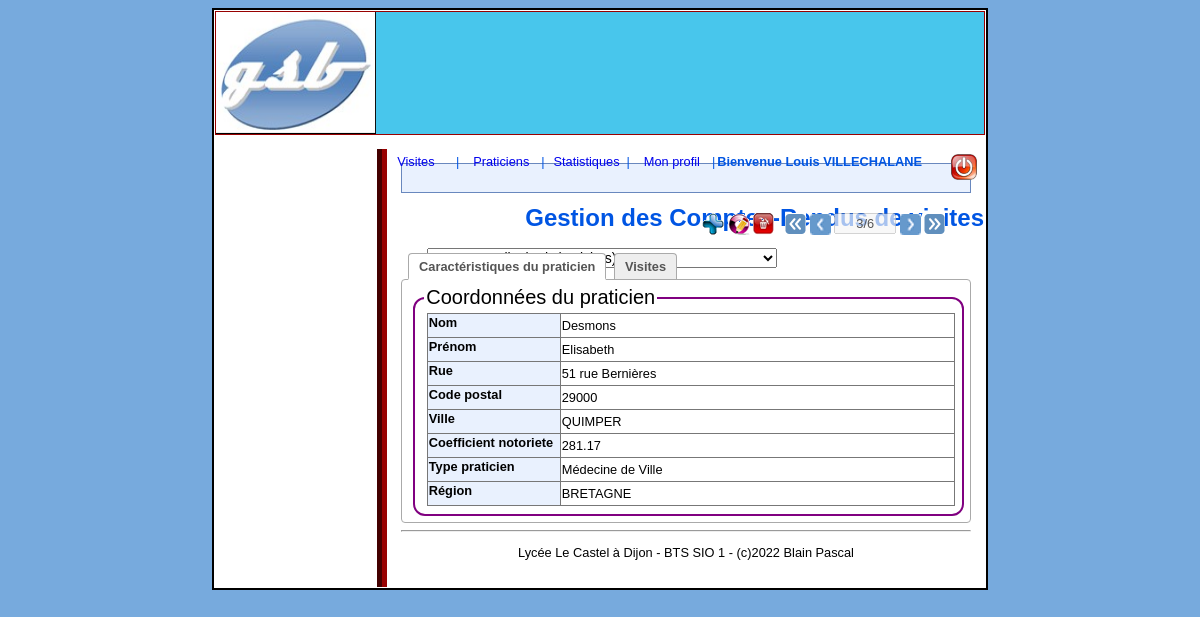
Page /index.php?choixTraitement=praticien&action=voir&lstPraticiens=22 (signed in) on the committed database.
### tables this page shows
CREATE TABLE `praticien` (
  `pNum` int NOT NULL,
  `pNom` varchar(25) DEFAULT NULL,
  `pPrenom` varchar(30) DEFAULT NULL,
  `pRue` varchar(50) DEFAULT NULL,
  `pCP` varchar(5) DEFAULT NULL,
  `pVille` varchar(32) DEFAULT NULL,
  `pCoefNotoriete` float DEFAULT NULL,
  `tCode` varchar(2) NOT NULL,
  `region` smallint DEFAULT NULL,
  PRIMARY KEY (`pNum`),
  KEY `tCode` (`tCode`),
  CONSTRAINT `praticien_ibfk_1` FOREIGN KEY (`tCode`) REFERENCES `type_praticien` (`tCode`) ON UPDATE CASCADE
);

CREATE TABLE `type_praticien` (
  `tCode` varchar(2) NOT NULL,
  `tLibelle` varchar(31) DEFAULT NULL,
  `tLieu` varchar(31) DEFAULT NULL,
  PRIMARY KEY (`tCode`)
);

CREATE TABLE `parametre` (
  `pType` varchar(7) NOT NULL,
  `pIndice` smallint NOT NULL,
  `pLibelle` varchar(110) DEFAULT NULL,
  `pCategorie` varchar(1) DEFAULT NULL,
  `pPlancher` smallint DEFAULT NULL,
  `pPlafond` smallint DEFAULT NULL,
  PRIMARY KEY (`pType`,`pIndice`),
  CONSTRAINT `parametre_ibfk_1` FOREIGN KEY (`pType`) REFERENCES `typeParametre` (`tlId`)
);

### modele/classPDO.php (called while the page is built, shortened)
<?php
class PdoBD
{
	private static $serveur='mysql:host=localhost:3306';
	private static $bdd='dbname=gsb';
	private static $user='root';
	private static $mdp='';
	private static $monPdo;
	private static $monPdoBD=null;
	private function __construct()
	{
		PdoBD::$monPdo = new PDO(PdoBD::$serveur.';'.PdoBD::$bdd, PdoBD::$user, PdoBD::$mdp);
		PdoBD::$monPdo->query("SET CHARACTER SET utf8");
	}
	public  static function getPdoBD()
	{
		if(PdoBD::$monPdoBD==null)	{PdoBD::$monPdoBD= new PdoBD();}
		return PdoBD::$monPdoBD;
	}
	public function getLesPraticiens($region)
	{
		$req = "SELECT distinct p.pNum,pNom,pPrenom,region,count(vNum) as nbVisites
					FROM praticien p LEFT JOIN visite v ON (p.pNum=v.pNum";
		($_SESSION['region']==0)?$req.=") group by pNom,pPrenom,p.pNum,region;":$req.=" and uId='".$_SESSION['idUtilisateur']."') WHERE region = $region group by pNom,pPrenom,p.pNum,region;";
		$rs = PdoBD::$monPdo->query($req);
		$lesLignes = $rs->fetchAll();
		return $lesLignes;
	}
	public function getInfosPraticien($idfP)
	{
		$req = "SELECT pNum,pNom,pPrenom,pRue,pCP,pVille,pCoefNotoriete,p.tCode,tp.tLibelle as wTypeLibelle,p.region,r.plibelle as wRegion
					FROM praticien p
					INNER JOIN type_praticien tp ON tp.tCode = p.tCode
					INNER JOIN parametre r ON (r.pType='region' AND r.pIndice=p.region)
					WHERE pNum='$idfP'
					";
		$rs = PdoBD::$monPdo->query($req);
		$ligne = $rs->fetch();
		return $ligne;
	}
}
?>

### vues/v_choixPraticien.php (the view, shortened to what this page needs)
<?php
	$nbL=count($lesLignes);
	echo '
	<form name="choixP" action="index.php?choixTraitement=praticien&action=voir" method="post">
	<h2>'.$titre; ?>
	        <select name="lstPraticiens" STYLE="width:350px;" onchange="submit();">
	            <?php
				$noL=1;
	            if (!isset($_REQUEST['lstPraticiens'])) {$choix = 'premier';} else {$choix =$_REQUEST['lstPraticiens'];}
	            $i=1;
	            foreach ($lesLignes as $uneLigne)
				{
					if($uneLigne['pNum'] == $choix or $choix == 'premier')
						{echo "<option selected value=\"".$uneLigne['pNum']."\">".$uneLigne['pNom']." ".$uneLigne['pPrenom']." (".$uneLigne['nbVisites']." visites)</option>\n	";
						$choix = $uneLigne['pNum'];
						$noL=$i;
						}
					else
						{echo "<option value=\"".$uneLigne['pNum']."\">".$uneLigne['pNom']." ".$uneLigne['pPrenom']." (".$uneLigne['nbVisites']." visites)</option>\n		";
						$i=$i+1;}
				}
			    echo '
	        </select>
			</h2>'
?>
	        <div id='navigation'>
		        <input type="image"		id="zNouveau" 	title="Ajouter" 	src="images/ajout.gif" 		onclick="faire('choixP', 'ajouter')">
                <input type="image"		id="zModif" 	title="Modifier" 	src="images/modif.gif" 		onclick="faire('choixP', 'modifier')">
                <input type="image"		id="zSupprime" 	title="Supprimer"	src="images/supprimer.gif" 	onclick="faire('choixP', 'supprimer')">&nbsp;&nbsp;
                <input type="image"		id="zPremier" 	title="premier" 	src="images/goPremier.gif" 	onclick="premier('choixP','lstPraticiens')">
		        <input type="image" 	id="zPrecedent" title="pr&eacute;c&eacute;dent" src="images/goPrecedent.gif" onclick="precedent('choixP','lstPraticiens')">
<?php echo '
				<input type="text" 	id="zNumero" value="'.$noL.'/'.$nbL.'" disabled="true" size="5" style="text-align:center;vertical-align:top;">'; ?>
		        <input type="image" 	id="zSuivant" 	title="suivant" 	src="images/goSuivant.gif" 	onclick="suivant('choixP','lstPraticiens')">
		        <input type="image"	id="zDernier" 		title="dernier" 	src="images/goDernier.gif" 	onclick="dernier('choixP','lstPraticiens')">
		    </div>
	</form>

### vues/v_fichePraticien.php (shortened to what this page needs)
<?php
$titre="Caract&eacute;ristiques du praticien";
echo ('
		<div id="fiche">
			<ul class="lesOnglets">
				<li class="actif onglet" 	id="onglet1" onclick="javascript:Affiche(\'1\',2);">'.$titre.'</li>
				<li class="inactif onglet" 	id="onglet2" onclick="javascript:Affiche(\'2\',2);">Visites</li>
			</ul>');
 echo ("
	 	<div style='display: block;' class='unOnglet' id='contenuOnglet1'>
 			<table style='border: 0px solid white;'>
			<tr>
				<td style='border :0px;'>
				<fieldset>	<legend>Coordonn&eacute;es du praticien ");
echo ("						</legend>
					<table>
						<tr><th style='width:120px;'>Nom</th>	<td>".$lesInfosPraticien['pNom']."</td> </tr>
						<tr><th>Pr&eacute;nom</th>				<td>".$lesInfosPraticien['pPrenom']."</td></tr>
						<tr><th>Rue</th>						<td>".$lesInfosPraticien['pRue']."</td></tr>
						<tr><th>Code postal</th>				<td>".$lesInfosPraticien['pCP']."</td></tr>
						<tr><th>Ville</th>						<td>".$lesInfosPraticien['pVille']."</td></tr>
						<tr><th>Coefficient notoriete</th>		<td>".$lesInfosPraticien['pCoefNotoriete']."</td></tr>
						<tr><th>Type praticien</th>				<td>".$lesInfosPraticien['wTypeLibelle']."</td></tr>
						<tr><th>R&eacute;gion</th>				<td>".$lesInfosPraticien['wRegion']."</td></tr>
						");
echo ("				</table>
				</fieldset>
				</td>
			</tr>
			</table>
	</div>");
echo ("
		<div style='display: none;' class='unOnglet' id='contenuOngletX'>
			<fieldset><legend>XXXX</legend>
			<table>
				<tr><th style='width:130px;'>.....</th></tr>
				<tr><td>xxxx</td></tr>
			</table>
			</fieldset>
		</div>
	</div>");
?>

### styles/styles.css (style rules this page uses)
body { background-color: #77AADD; //background-image: url(imgs/FONDGLOBAL.jpg); background-repeat: repeat-x; margin:0% 0%; padding : 0.6em; font-family:"Trebuchet MS",Verdana,Geneva,Arial,Helvetica,sans-serif; font-size:0.8em; }
#contenu h2 { font-size : large; text-align:left; margin:0; margin-bottom:0.5em; }
form { margin-bottom:1em; }
input, button, textarea, select { font-family:"Trebuchet MS", sans-serif; font-size : 1em; }
#contenu table { background-color:#FFF; border : 0.1em solid #777777; color:black; margin-right : auto ; margin-left:0.2em; border-collapse : collapse; }
#contenu th { background-color:#E9F1FE; //bleu clair ou bleu plus soutenu : #77AADD; width: 130px; height: 21px; text-align: left; vertical-align:top; border-bottom:0.1em solid #777777; //font-size:1.1em; }
#contenu td { border :1px solid #777777; //font-size:1.1em; }
table { width:100%; border-collapse:collapse; }
fieldset { border-radius : 12px; border:2px solid ; border-color: purple; }
legend { font-size: 20px; }
#contenu h2 { font-family: Verdana, Arial, Helvetica, sans-serif; font-size: 14px; font-weight: bold; color: #1D2941; text-decoration: none; border : 1px solid #6988BE; padding-left: 25px; background-color: #E9F1FE; height : 28px; }
.lesOnglets { margin: 0; padding:0 0 0 5px; }
.unOnglet { background-color:white; margin-top:-1px; padding:5px; display:none; border:1px solid #AAA; border-radius:4px; -webkit-border-radius:4px; -moz-border-radius:4px; color:#555; cursor: text; }
.onglet { display:inline-block; margin:5px 2px 0 2px; padding:5px 10px ; border:1px solid #AAA; border-bottom:none; border-radius:5px 5px 0 0; -webkit-border-radius:4px 4px 0 0; -moz-border-radius:4px 4px 0 0; color:#555; cursor: pointer; font-weight:bold; }
.inactif { background:#EEE; }
.actif { background:white; border-bottom:2px solid white; padding-bottom:4px; cursor:text; }

### rows in the picture
praticien: pNom "Desmons", pPrenom "Elisabeth", pRue "51 rue Bernières", pCP "29000", pVille "QUIMPER", pCoefNotoriete "281.17", tCode.tLibelle "Médecine de Ville", parametre.pLibelle "BRETAGNE"

### other values in the picture
$_SESSION['prenom'] "Louis"
$_SESSION['nom'] "VILLECHALANE"
$titre "Caractéristiques du praticien"
